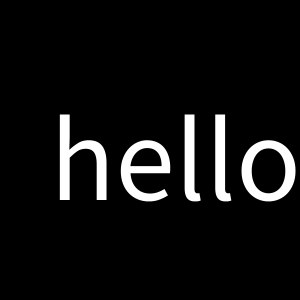
Frame 1 (no input)
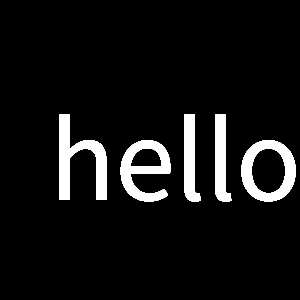
Frame 60 (the mouse pressed at the canvas centre just before this capture)
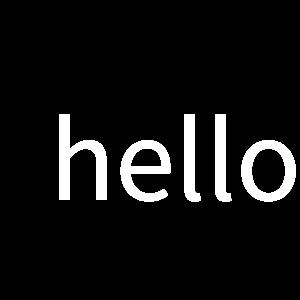
Frame 120 (the mouse held since frame 60 and released just before this capture)

The Processing sketch that drew these frames (run headless with seeded random() and noise(); from frame 60 on, the mouse is pressed at the canvas centre):

// Processing sketch: lab_04_real_hello_world
// ── lab_04_real_hello_world.pde
/*
 * Name: Jane Student
 * ID# : 123456
 * Lab : Real Hello World
 *
 * @author Stephen C. Fornal
 * @author http://mrfornal.net
 * Licensed under Creative Commons (CC BY-SA 3.0)
 * You are free to modify, share, and redistribute this code
 * but you may not charge for it. Please leave the authorship
 * and license information intact.
 *
 */
 
 void setup()
 {
     size(300, 300);
     smooth();
     background(0);
     
     //Adjust frameRate parameter to change animation speed
     frameRate(10);
 }
 
 void draw()
 {
     //Generate a random color
     float r = random(125, 255); //Red
     //Similar statements for green and blue
     float g;
     float b;
     
     //Create a color variable using the color() method
     color c = 255;
     fill(c);
     
     //Generate a random x and y position somewhere in the sketch
     float x = 50;
     float y = 200;
     
     
     textSize(120); //Adjust as desired
     text("hello", x, y);
 }
